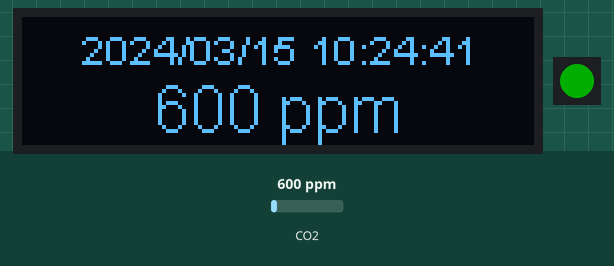
The program below on a simulated ESP8266 (Wemos D1 mini). Shown: 128×32 one-colour display, 1 RGB LEDs in strip order, left to right. The test bench sets the inputs (shaded band); at power-on: CO2 600 ppm. Dim RGB values are drawn brighter than linear; the local clock reads 2024-03-15 10:24:30 at power-on unless the program sets it; storage starts empty; what the program prints to the serial monitor is not drawn.

Above: at 11.2 s.
11.3 s: CO2 set to 676 ppm
At 20.8 s:
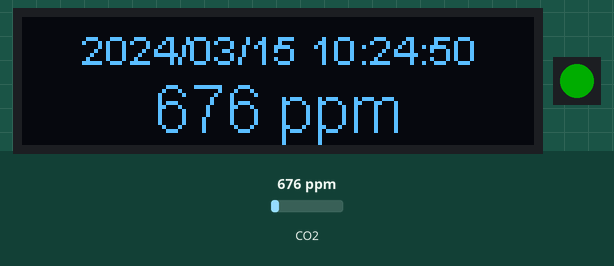
21.5 s: CO2 set to 723 ppm
At 30.8 s:
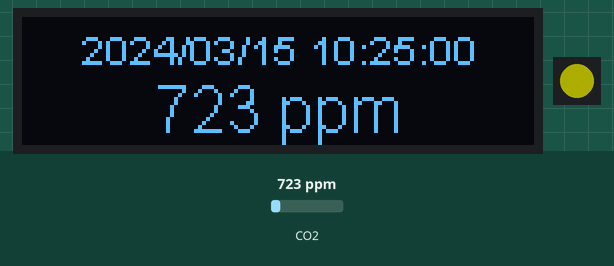
34.5 s: CO2 set to 971 ppm
At 40.8 s:
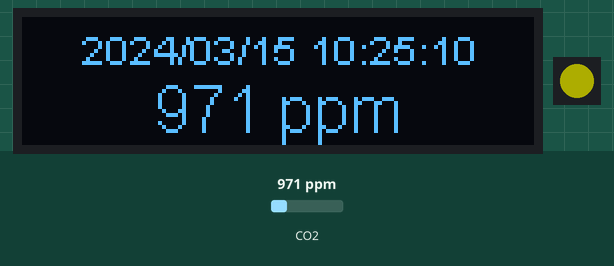
41.5 s: CO2 set to 1018 ppm
At 50.8 s:
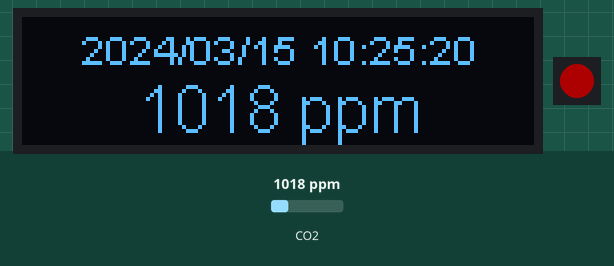
54.5 s: CO2 set to 1974 ppm
At 60.8 s:
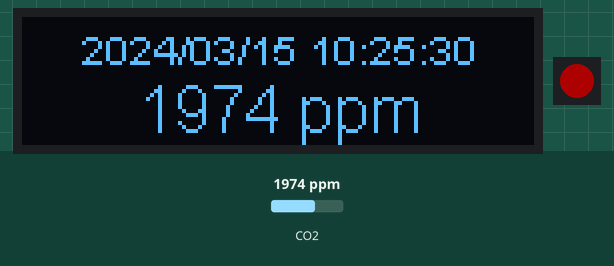
61.5 s: CO2 set to 2023 ppm
At 70.28 s:
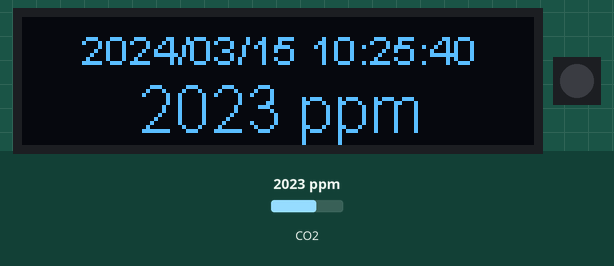
Timing chart, 0 to 74.5 s (numbered marks = the images above; inputs shaded):
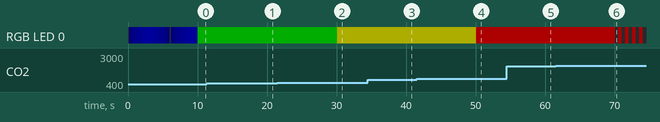

Measured:
- the behaviour switches between 699 and 700 ppm on CO2 (found by bisection; images 1 and 2)
- the behaviour switches between 999 and 1000 ppm on CO2 (found by bisection; images 3 and 4)
- the behaviour switches between 1999 and 2000 ppm on CO2 (found by bisection; images 5 and 6)
- what the display in image 1 shows lasts 1.0 s, from 20.1 s to 21.1 s
- what the display in image 6 shows lasts 0.4 s, from 70.1 s to 70.5 s

The program:

main.cpp
```cpp
// Hardware setup ...
#include "configuration.h"

#include <Arduino.h>
#include <SPI.h>
#include <Adafruit_NeoPixel.h>
#include <RTClib.h>
#include <Wire.h>
#include <SSD1306Wire.h>
#include "TheLogger.h"

#include "utils.h"
#include "CO2Sensor/ICo2Sensor.h"
#include "LedStrip/LedStrip.h"
#include <limits>

SSD1306Wire display(0x3c, SDA, SCL, GEOMETRY_128_32);
RTC_DS1307 rtc;
TheLogger logger;

void setup()
{
  Wire.begin();
  Serial.begin(115200);
  while (!Serial)
    ;
  co2Sensor.begin();
  display.init();
  display.flipScreenVertically();
  if (!rtc.begin())
  {
    Serial.println("Couldn't find RTC");
    Serial.flush();
    abort();
  }
  logger.begin(SD_SCK_MHZ(50));
  Serial.println("Heating");
  display.clear();
  display.setFont(ArialMT_Plain_16);
  display.setTextAlignment(TEXT_ALIGN_CENTER);
  display.drawString(64, 14, "Heating");
  display.display();

  ledStrip.begin();
  auto checkSecond = CheckTimeSpanPassed(1000, false);
  while (!co2Sensor.isReady())
  {
    if (checkSecond())
      Serial.print(".");
    ledStrip.go(LedStrip::heating);
    delay(20); // only here ... nowhere else
  }
  Serial.println("Start");
}

char g_currentTimestamp[20]{}; // YYYY/MM/DD HH:MM:SS

DateTime now;
uint16_t ppm{};

const char CMD_SET_TIME[] = "set time ";
const char CMD_CALIBRATE[] = "calibrate";

// valid only for Types <= 16 bit
// returns the max of the type in case of failure
template <typename T>
T toUnsignedInteger(const char *begin, const char *end)
{
  if (end - begin > 5)
    return std::numeric_limits<T>::max();
  uint32_t result{};
  uint16_t multiplier{1};
  for (; end >= begin; end--, multiplier *= 10)
  {
    if (*end > '9' || *end < '0')
      return std::numeric_limits<T>::max();
    result += (*end - '0') * multiplier;
  }
  if (result < std::numeric_limits<T>::max())
    return result;
  return std::numeric_limits<T>::max();
}

void execCommand(const String &c)
{
  Serial.println(c);
  if (c.startsWith(CMD_SET_TIME))
  {
    if (c.length() != 28)
    {
      Serial.print("Syntax Error: ");
      Serial.println(c);
      Serial.println("format is YYYY/MM/DD HH/MM/SS");
      return;
    }

    const char *pYear = c.c_str() + 9;
    const char *pMonth = pYear + 5;
    const char *pDay = pMonth + 3;
    const char *pHour = pDay + 3;
    const char *pMinute = pHour + 3;
    const char *pSecond = pMinute + 3;

    DateTime dt(toUnsignedInteger<uint16_t>(pYear, pYear + 3),
                toUnsignedInteger<uint8_t>(pMonth, pMonth + 1),
                toUnsignedInteger<uint8_t>(pDay, pDay + 1),
                toUnsignedInteger<uint8_t>(pHour, pHour + 1),
                toUnsignedInteger<uint8_t>(pMinute, pMinute + 1),
                toUnsignedInteger<uint8_t>(pSecond, pSecond + 1));
    if(!dt.isValid())
    {
      Serial.println("timestamp not valid!");
      Serial.println(dt.toString("YYYY/MM/DD hh:mm:ss"));
      return;
    }
    rtc.adjust(dt);
    Serial.println("success");
    return;
  }
  else if(c == CMD_CALIBRATE)
  {
    co2Sensor.calibrate();
    return;
  }
  Serial.print("unknown conmmand: ");
  Serial.println(c);
}

void loop()
{
  static auto everySecond = CheckTimeSpanPassed(1000, true);
  static auto every10Seconds = CheckTimeSpanPassed(10000, true);
  static auto every20Millis = CheckTimeSpanPassed(20, false);

  if (every20Millis())
  {
    ledStrip.setPpm(ppm);
    ledStrip.go();
  }
  if (every10Seconds())
  {
    ppm = co2Sensor.getCo2();
    logger.log(String(ppm));
    Serial.println(ppm);
  }
  if (everySecond())
  {
    if (ppm == 0)
      return; // initial state ... wait for the first read;
    now = rtc.now();
    snprintf(g_currentTimestamp, sizeof(g_currentTimestamp), "%d/%02d/%02d %02d:%02d:%02d", now.year(), now.month(), now.day(), now.hour(), now.minute(), now.second());
    display.clear();
    display.setFont(ArialMT_Plain_10);
    display.setTextAlignment(TEXT_ALIGN_CENTER);
    display.drawString(64, 2, g_currentTimestamp);
    display.setFont(ArialMT_Plain_16);
    display.setTextAlignment(TEXT_ALIGN_CENTER);
    display.drawString(64, 14, String(ppm) + " ppm");
    display.display();
  }
  if (Serial.available() > 0)
  {
    execCommand(Serial.readString());
  }
}
```

Co2SensorSCD30.h
```cpp
#ifdef ENABLE_SCD30

#pragma once
#include "ICo2Sensor.h"

static class Co2SensorSCD30 : public ICo2Sensor
{
public:
    Co2SensorSCD30() = default;
    virtual void begin() override;
    virtual uint16_t getCo2() override;
    virtual bool isReady() override;
    virtual void calibrate() override;

private:
    bool _isReady{};
    uint16_t _co2ppm{};
} co2Sensor;

#endif
```

ICo2Sensor.h
```cpp
#pragma once
#include <stdint.h>

class ICo2Sensor
{
public:
    virtual void begin() = 0;
    virtual uint16_t getCo2() = 0;
    virtual bool isReady() = 0;
    virtual void calibrate() = 0;
};

#ifdef ENABLE_MHZ19
#include "Co2SensorMHZ19.h"
#elif defined(ENABLE_SCD30)
#include "Co2SensorSCD30.h"
#else
#error no sensor selected
#endif
```

LedStrip.h
```cpp
#pragma once

#include <inttypes.h>
#include "utils.h"

#ifdef ENABLE_LEDSTRIP
#include <Adafruit_NeoPixel.h>
#endif

static class LedStrip
{
public:
    enum state
    {
        heating,
        measuring
    };
    LedStrip();
    void begin();
    void setPpm(uint16_t ppm);

    // make sure this method gets called every 20ms.
    // here we can implement fancy stuff like animations
    void go(state s = measuring);

private:
#ifdef ENABLE_LEDSTRIP
    Adafruit_NeoPixel _strip;

    uint16_t _ppm{};
    uint32_t _color{};
    bool _blinkState{true};
    CheckTimeSpanPassed _every500Millis;

    uint8_t _blueish = 0;
    bool direction = true;

    uint32_t translate(uint16_t ppm);
#endif
} ledStrip;
```

Co2SensorMHZ19.cpp
```cpp
#include "configuration.h"
#include "utils.h"

#ifdef ENABLE_MHZ19

#include "CO2Sensor/Co2SensorMHZ19.h"

void Co2SensorMHZ19::begin()
{
    _serial.begin(9600);
    _mhz19.begin(_serial);
}

uint16_t Co2SensorMHZ19::getCo2()
{
    return _mhz19.getCO2();
}

bool Co2SensorMHZ19::isReady()
{
    static bool ready{false};

    if (ready)
        return true;

    static auto heatingTimespanPassed = CheckTimeSpanPassed(1000 * 60 * 3, false); // 3 minutes for heating according to datasheet
    static bool initialHeatingDone{false};

    if (!initialHeatingDone && heatingTimespanPassed())
        initialHeatingDone = true;
    else
        return false;

    static auto every100millis = CheckTimeSpanPassed(500, true);
    if (every100millis())
        ready = _mhz19.getCO2() != 0;
    return ready;
}

void Co2SensorMHZ19::calibrate()
{
    Serial.println("calibration is not implemented for MHZ19");
}

#endif
```

Co2SensorSCD30.cpp
```cpp
#include "configuration.h"

#ifdef ENABLE_SCD30

#include "CO2Sensor/Co2SensorSCD30.h"
#include <SparkFun_SCD30_Arduino_Library.h>
#include "utils.h"

namespace
{
    SCD30 &getSensor()
    {
        static SCD30 theSensor{};
        return theSensor;
    }
} // namespace

void Co2SensorSCD30::begin()
{
    if (!getSensor().begin(Wire, false))
    {
        Serial.println("Air sensor not detected. Please check wiring. Freezing...");
        Serial.flush();
        abort();
    }
}

uint16_t Co2SensorSCD30::getCo2()
{
    if (getSensor().dataAvailable())
        _co2ppm = getSensor().getCO2();
    return _co2ppm;
}

bool Co2SensorSCD30::isReady()
{
    static auto wait10Seconds = CheckTimeSpanPassed(10000);
    if (_isReady)
        return true;
    _isReady = wait10Seconds() && getSensor().dataAvailable();
    return _isReady;
}

void Co2SensorSCD30::calibrate()
{
    if (!getSensor().setForcedRecalibrationFactor(400))
        Serial.println("failed to calibrate SCD30");
}

#endif
```

LedStrip.cpp
```cpp
#include "LedStrip/LedStrip.h"
#include "configuration.h"

#ifndef ENABLE_LEDSTRIP
LedStrip::LedStrip(){}
void LedStrip::begin(){};
void LedStrip::setPpm(uint16_t){};
void LedStrip::go(state){};
#else

#include <Adafruit_NeoPixel.h>
#include "utils.h"

LedStrip::LedStrip() : _strip(Adafruit_NeoPixel(PIXEL_COUNT, PIXEL_PIN, NEO_GRB + NEO_KHZ800)),
                       _every500Millis(CheckTimeSpanPassed(500, false)) {}

void LedStrip::begin()
{
    _strip.begin();
    _strip.show();
    _strip.setBrightness(50);
}

void LedStrip::setPpm(uint16_t ppm)
{
    _ppm = ppm;
}

uint32_t LedStrip::translate(uint16_t ppm)
{
    if (ppm < 700u)
        return Adafruit_NeoPixel::Color(0, 0xFF, 0);
    else if (ppm < 1000u)
        return Adafruit_NeoPixel::Color(0xFF, 0xFF, 0);
    else if (ppm < 2000u)
        return Adafruit_NeoPixel::Color(0xFF, 0, 0);

    // all other values are >= 2000
    if (_every500Millis())
        _blinkState = !_blinkState;
    if (_blinkState)
        return Adafruit_NeoPixel::Color(0xFF, 0, 0);
    return Adafruit_NeoPixel::Color(0, 0, 0);
}

void LedStrip::go(state s)
{
    bool needsUpdate{false};
    switch (s)
    {
    case measuring:
    {
        auto currentColor = translate(_ppm);
        if (currentColor != _color)
        {
            needsUpdate = true;
            _color = currentColor;
        }
        break;
    }
    case LedStrip::heating:
        needsUpdate = true;
        if (_blueish == 150 || _blueish == 0)
            direction = !direction;
        _color = Adafruit_NeoPixel::Color(0, 0, _blueish);
        direction ? _blueish-- : _blueish++;
        break;
    }

    if (needsUpdate)
    {
        for (size_t i = 0; i < _strip.numPixels(); i++)
        {
            _strip.setPixelColor(i, _color);
        }
        _strip.show();
    }
}

#endif
```

TheLogger.cpp
```cpp
#include "TheLogger.h"

bool TheLogger::begin(const SPISettings& spiSettings)
{
    // Initialize at the highest speed supported by the board that is
    // not over 50 MHz. Try a lower speed if SPI errors occur.
    if (!_sd.begin(chipSelect, spiSettings))
    {
        return false;
    }
    return true;
}

void TheLogger::log(const String &p)
{
    auto now = RTC_DS1307::now();
    auto nowDate = DateTime(now.year(), now.month(), now.day(), 0, 0, 0);
    if (nowDate > _currentDate)
    {
        if (_file.isOpen())
        {
            _file.sync();
            _file.close();
        }
        snprintf(_filename, sizeof(_filename), "%d%02d%02d.log", now.year(), now.month(), now.day());
        _file.open(_filename, O_WRONLY | O_SYNC | O_APPEND | O_CREAT);
        _currentDate = nowDate;
    }
    char dateTime[20]{};
    snprintf(dateTime, sizeof(dateTime), "%d/%02d/%02d %02d:%02d:%02d", now.year(), now.month(), now.day(), now.hour(), now.minute(), now.second());
    _file.print(dateTime);
    _file.print(";");
    _file.print(p);
    _file.println();
}
```

TheLogger.h
```cpp
#pragma once

#include <SPI.h>
#include <SdFat.h>
#include <RTClib.h>

class TheLogger
{
public:
    TheLogger(const TheLogger &) = delete;
    TheLogger &operator=(const TheLogger &) = delete;
    TheLogger() = default;
    bool begin(const SPISettings& spiSettings);

    void log(const String &p);

private:
    // SD chip select pin.
    const uint8_t chipSelect = SS;
    SdFat _sd;

    // Log file.
    SdFile _file;

    DateTime _currentDate;
    char _filename[13]{};
};
```

utils.cpp
```cpp
#include "utils.h"
#include <Arduino.h>
#include "configuration.h"

CheckTimeSpanPassed::CheckTimeSpanPassed(unsigned long timediff, bool fireOnFirstCall) : _timeDiff(timediff),
                                                                                         _current(millis() - (fireOnFirstCall ? timediff : 0)) {}

bool CheckTimeSpanPassed::operator()()
{
  auto now = millis();
  unsigned long diff = (_current > now) ? (std::numeric_limits<unsigned long>::max() - _current + now) : (now - _current);
  if (diff >= _timeDiff)
  {
    _current = now - (diff % _timeDiff);
    return true;
  }
  return false;
}
```

utils.h
```cpp
#pragma once
#include <Arduino.h>
#include "configuration.h"

class CheckTimeSpanPassed
{
public:
    CheckTimeSpanPassed(unsigned long timediff, bool fireOnFirstCall = false);
    bool operator()();

private:
    const unsigned long _timeDiff{};
    unsigned long _current{};
};
```

configuration.h
```cpp
#pragma once

////////////////
// CO2 Sensor //
////////////////
//#define ENABLE_MHZ19
#define ENABLE_SCD30

//////////////
// Features //
//////////////
#define ENABLE_SD_LOGGING
#define ENABLE_RTC
#define ENABLE_DISPLAY
#define ENABLE_LEDSTRIP

// MHZ19 Settings
#ifdef ENABLE_MHZ19
// at the moment only SoftwareSerial
#define CO2_SERIAL_RX_PIN D4
#define CO2_SERIAL_TX_PIN D0
#endif

//////////
// LEDs //
//////////

#define PIXEL_PIN D3 // LED.
#define PIXEL_COUNT 1
```
